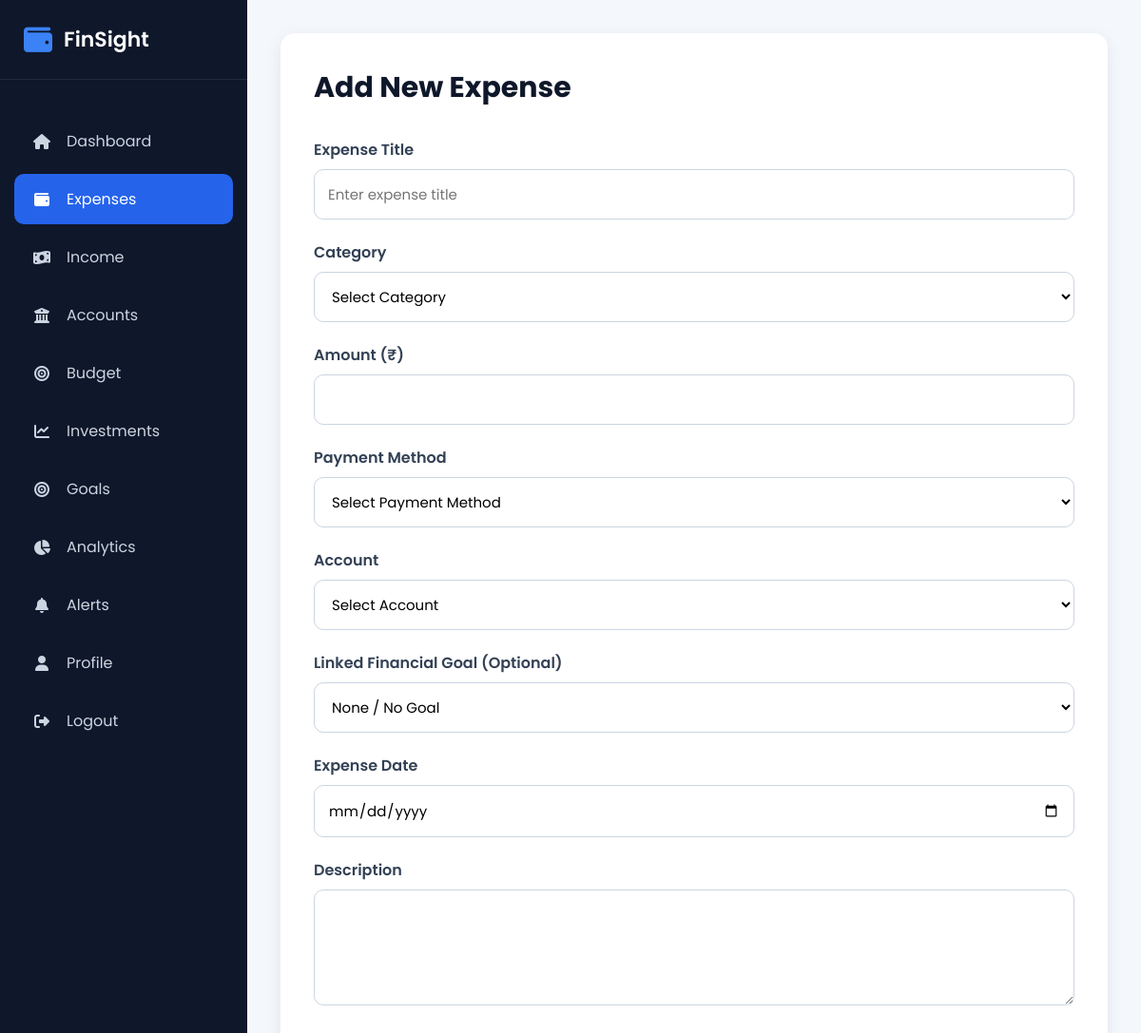
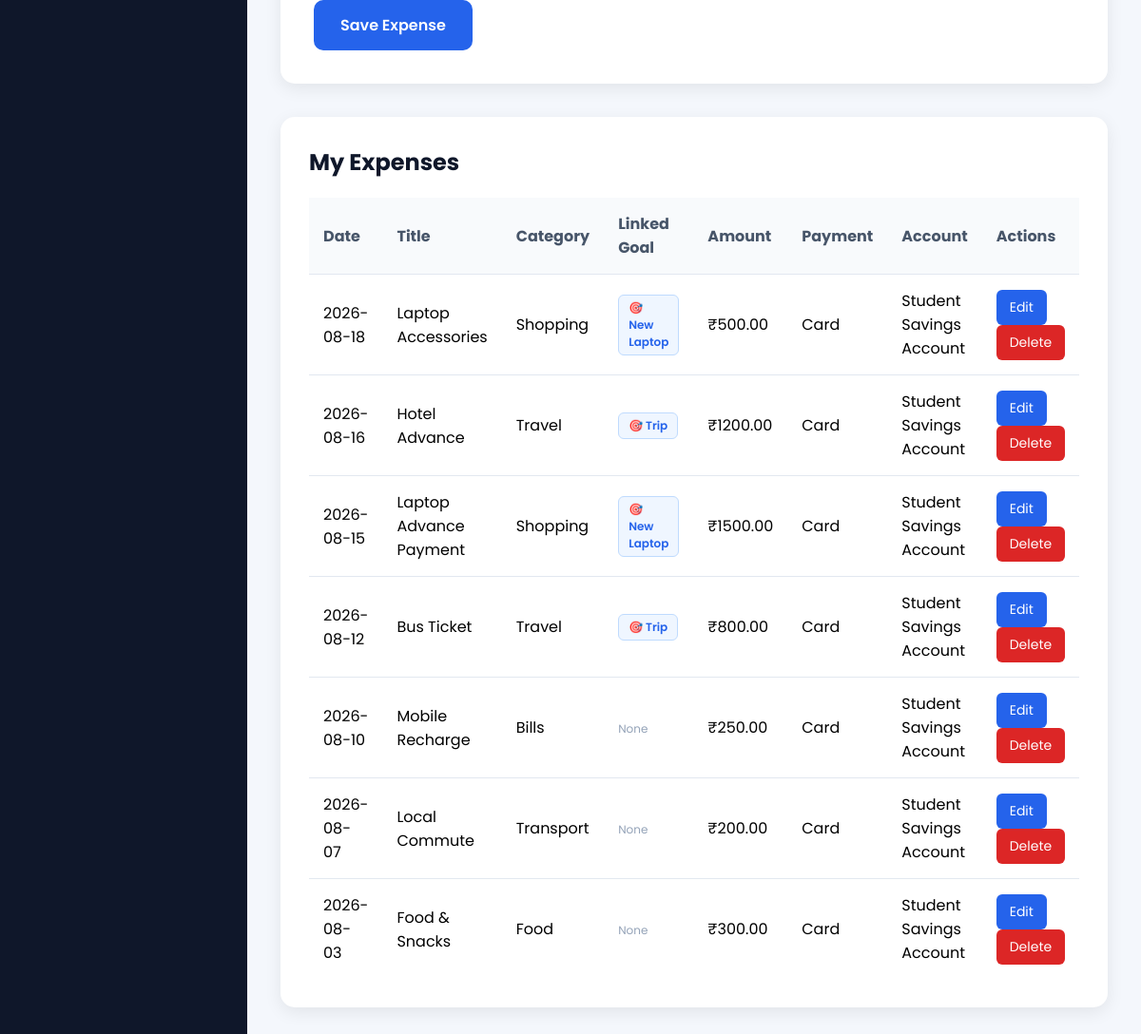
The page /expenses (signed in) on the database as committed earlier (2 pictures, top to bottom).
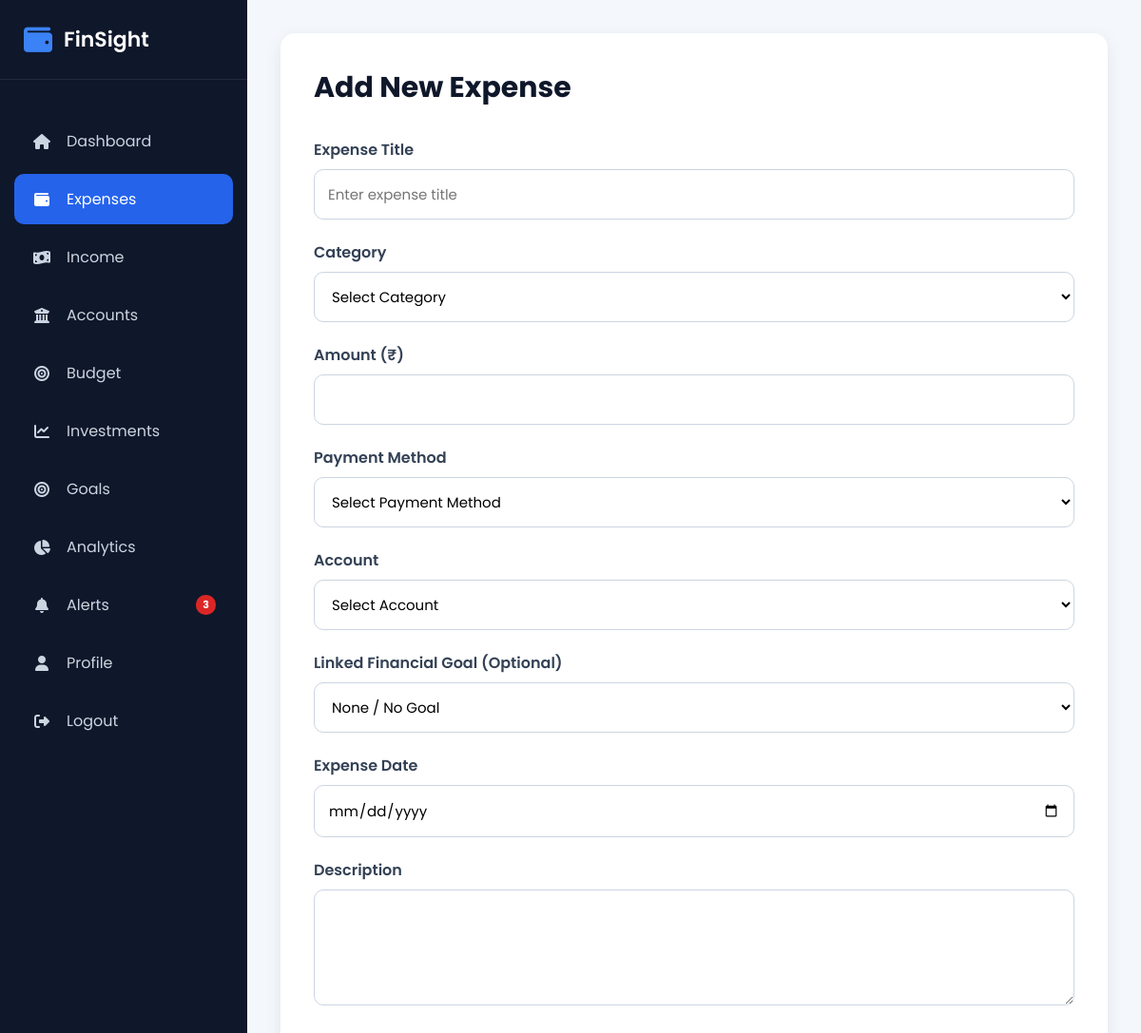
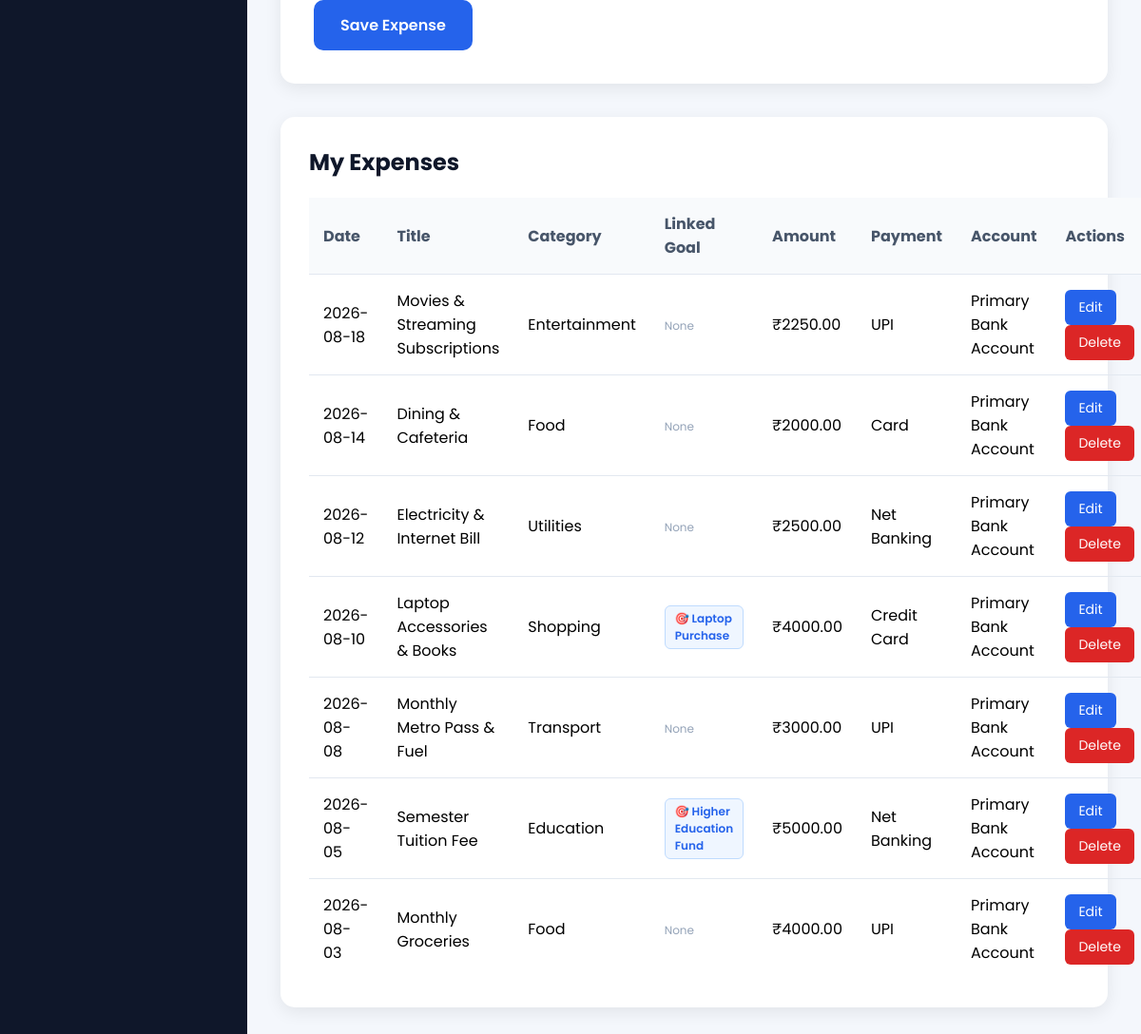
The same page on the database as committed later (2 pictures, top to bottom).
### models/expense.py (models this page shows, shortened)
class Expense(db.Model):
    __tablename__ = "expenses"
    id = db.Column(db.Integer, primary_key=True)
    title = db.Column(
        db.String(100),
        nullable=False
    )
    category = db.Column(
        db.String(50),
        nullable=False
    )
    amount = db.Column(
        db.Float,
        nullable=False
    )
    payment_method = db.Column(
        db.String(30),
        nullable=False
    )
    account_id = db.Column(
        db.Integer,
        db.ForeignKey("accounts.id"),
        nullable=False
    )
    expense_date = db.Column(
        db.Date,
        nullable=False
    )
    description = db.Column(
        db.Text
    )
    created_at = db.Column(
        db.DateTime,
        default=datetime.utcnow
    )
    updated_at = db.Column(
        db.DateTime,
        default=datetime.utcnow,
        onupdate=datetime.utcnow
    )
    user_id = db.Column(
        db.Integer,
        db.ForeignKey("users.id"),
        nullable=False
    )
    goal_id = db.Column(
        db.Integer,
        db.ForeignKey("goals.id"),
        nullable=True
    )
    account = db.relationship(
        "Account",
        back_populates="expenses"
    )
    goal = db.relationship(
        "Goal",
        back_populates="expenses"
    )

### models/goal.py (models this page shows, shortened)
class Goal(db.Model):
    __tablename__ = "goals"
    id = db.Column(
        db.Integer,
        primary_key=True
    )
    goal_name = db.Column(
        db.String(100),
        nullable=False
    )
    goal_type = db.Column(
        db.String(50),
        nullable=False
    )
    target_amount = db.Column(
        db.Float,
        nullable=False,
        default=0
    )
    current_amount = db.Column(
        db.Float,
        nullable=False,
        default=0
    )
    target_date = db.Column(
        db.Date,
        nullable=False
    )
    category = db.Column(
        db.String(50),
        nullable=False
    )
    priority = db.Column(
        db.String(20),
        nullable=False,
        default="Medium"
    )
    status = db.Column(
        db.String(30),
        nullable=False,
        default="In Progress"
    )
    notes = db.Column(
        db.Text
    )
    created_at = db.Column(
        db.DateTime,
        default=datetime.utcnow
    )
    updated_at = db.Column(
        db.DateTime,
        default=datetime.utcnow,
        onupdate=datetime.utcnow
    )
    user_id = db.Column(
        db.Integer,
        db.ForeignKey("users.id"),
        nullable=False
    )
    expenses = db.relationship(
        "Expense",
        back_populates="goal",
        lazy=True
    )

### models/account.py (models this page shows, shortened)
class Account(db.Model):
    __tablename__ = "accounts"
    id = db.Column(db.Integer, primary_key=True)
    account_name = db.Column(
        db.String(100),
        nullable=False
    )
    account_type = db.Column(
        db.String(50),
        nullable=False
    )
    balance = db.Column(
        db.Float,
        nullable=False,
        default=0
    )
    description = db.Column(
        db.Text
    )
    created_at = db.Column(
        db.DateTime,
        default=datetime.utcnow
    )
    user_id = db.Column(
        db.Integer,
        db.ForeignKey("users.id"),
        nullable=False
    )
    expenses = db.relationship(
        "Expense",
        back_populates="account",
        cascade="all, delete-orphan",
        lazy=True
    )

### routes/expense.py (the view, shortened to what this page needs)
@expense.route("/expenses", methods=["GET", "POST"])
@login_required
def expenses():
    accounts = Account.query.filter_by(
        user_id=current_user.id
    ).all()
    goals = Goal.query.filter_by(
        user_id=current_user.id
    ).all()
    expenses_list = Expense.query.filter_by(
        user_id=current_user.id
    ).order_by(
        Expense.expense_date.desc()
    ).all()
    return render_template(
        "expenses.html",
        expenses=expenses_list,
        accounts=accounts,
        goals=goals
    )

### app.py (called while the page is built)
@login_manager.user_loader
def load_user(user_id):
    return User.query.get(int(user_id))

@app.context_processor
def inject_global_vars():
    if current_user.is_authenticated:
        unread_count = FinancialAlert.query.filter_by(user_id=current_user.id, is_read=False).count()
        return dict(unread_alerts_count=unread_count)
    return dict(unread_alerts_count=0)

### templates/expenses.html (shortened to what this page needs)
{% extends "layout.html" %}
{% block css %}
<link rel="stylesheet" href="{{ url_for('static', filename='css/expense.css') }}">
{% endblock %}
{% block content %}
<div class="expense-container">
    <div class="expense-form">
        <h2>Add New Expense</h2>
        <form method="POST">
            <div class="form-group">
                <label>Expense Title</label>
                <input type="text" name="title" placeholder="Enter expense title" required>
            </div>
            <div class="form-group">
                <label>Category</label>
                <select name="category" required>
                    <option value="">Select Category</option>
                </select>
            </div>
            <div class="form-group">
                <label>Amount (₹)</label>
                <input type="number" name="amount" step="0.01" required>
            </div>
            <div class="form-group">
                <label>Payment Method</label>
                <select name="payment_method" required>
                    <option value="">Select Payment Method</option>
                </select>
            </div>
            <div class="form-group">
                <label>Account</label>
                <select name="account_id" required>
                    <option value="">Select Account</option>
                </select>
            </div>
            <div class="form-group">
                <label>Linked Financial Goal (Optional)</label>
                <select name="goal_id">
                    <option value="none">None / No Goal</option>
                </select>
            </div>
            <div class="form-group">
                <label>Expense Date</label>
                <input type="date" name="expense_date" required>
            </div>
            <div class="form-group">
                <label>Description</label>
                <textarea name="description" rows="4"></textarea>
            </div>
            <button type="submit" class="btn-save">
                Save Expense
            </button>
        </form>
    </div>
</div>
<div class="expense-table">
    <h2>My Expenses</h2>
    <table>
        <thead>
            <tr>
                <th>Date</th>
                <th>Title</th>
                <th>Category</th>
                <th>Linked Goal</th>
                <th>Amount</th>
                <th>Payment</th>
                <th>Account</th>
                <th>Actions</th>
            </tr>
        </thead>
        <tbody>
            {% if expenses %}
                {% for expense in expenses %}
                <tr>
                    <td>{{ expense.expense_date }}</td>
                    <td>{{ expense.title }}</td>
                    <td>{{ expense.category }}</td>
                    <td>
                        {% if expense.goal %}
                            <span style="background: #EFF6FF; color: #2563EB; padding: 4px 10px; border-radius: 6px; font-weight: 600; font-size: 12px; border: 1px solid #BFDBFE; display: inline-block;">
                                🎯 {{ expense.goal.goal_name }}
                            </span>
                        {% else %}
                            <span style="color: #94A3B8; font-size: 12px;">None</span>
                        {% endif %}
                    </td>
                    <td>₹{{ "%.2f"|format(expense.amount) }}</td>
                    <td>{{ expense.payment_method }}</td>
                    <td>{{ expense.account.account_name }}</td>
                    <td>
                        <a href="{{ url_for('expense.edit_expense', id=expense.id) }}"
                           class="edit-btn">
                            Edit
                        </a>
                        <a href="{{ url_for('expense.delete_expense', id=expense.id) }}"
                           class="delete-btn"
                           onclick="return confirm('Are you sure you want to delete this expense?')">
                            Delete
                        </a>
                    </td>
                </tr>
                {% endfor %}
            {% else %}
                <tr>
                    <td colspan="8" class="no-data">
                        No expenses added yet.
                    </td>
                </tr>
            {% endif %}
        </tbody>
    </table>
</div>
{% endblock %}

### templates/layout.html (shortened to what this page needs)
<!DOCTYPE html>
<html lang="en">
<head>
    <link rel="stylesheet" href="{{ url_for('static', filename='css/layout.css') }}">
    {% block css %}{% endblock %}
    <link rel="stylesheet"
          href="https://cdnjs.cloudflare.com/ajax/libs/font-awesome/6.7.2/css/all.min.css">
</head>
<body>
<div class="wrapper">
    <aside class="sidebar">
        <a href="{{ url_for('dashboard') }}" class="logo">
            <i class="fa-solid fa-wallet"></i>
            <h2>FinSight</h2>
        </a>
        <ul class="menu">
            <li>
                <a href="{{ url_for('dashboard') }}" class="{% if request.endpoint == 'dashboard' %}active{% endif %}">
                    <i class="fa-solid fa-house"></i>
                    <span>Dashboard</span>
                </a>
            </li>
            <li>
                <a href="{{ url_for('expense.expenses') }}" class="{% if request.endpoint and request.endpoint.startswith('expense') %}active{% endif %}">
                    <i class="fa-solid fa-wallet"></i>
                    <span>Expenses</span>
                </a>
            </li>
            <li>
                <a href="{{ url_for('income.incomes') }}" class="{% if request.endpoint and request.endpoint.startswith('income') %}active{% endif %}">
                    <i class="fa-solid fa-money-bill-wave"></i>
                    <span>Income</span>
                </a>
            </li>
            <li>
                <a href="{{ url_for('account.accounts') }}" class="{% if request.endpoint and request.endpoint.startswith('account') %}active{% endif %}">
                    <i class="fa-solid fa-building-columns"></i>
                    <span>Accounts</span>
                </a>
            </li>
            <li>
                <a href="{{ url_for('budget.budgets') }}" class="{% if request.endpoint and request.endpoint.startswith('budget') %}active{% endif %}">
                    <i class="fa-solid fa-bullseye"></i>
                    <span>Budget</span>
                </a>
            </li>
            <li>
                <a href="{{ url_for('investment.investments') }}" class="{% if request.endpoint and request.endpoint.startswith('investment') %}active{% endif %}">
                    <i class="fa-solid fa-chart-line"></i>
                    <span>Investments</span>
                </a>
            </li>
            <li>
                <a href="{{ url_for('goal.goals') }}" class="{% if request.endpoint and request.endpoint.startswith('goal') %}active{% endif %}">
                    <i class="fa-solid fa-bullseye"></i>
                    <span>Goals</span>
                </a>
            </li>
            <li>
                <a href="{{ url_for('analytics.analytics') }}" class="{% if request.endpoint and request.endpoint.startswith('analytics') %}active{% endif %}">
                    <i class="fa-solid fa-chart-pie"></i>
                    <span>Analytics</span>
                </a>
            </li>
            <li>
                <a href="{{ url_for('alert.alerts') }}" class="{% if request.endpoint and request.endpoint.startswith('alert') %}active{% endif %}">
                    <i class="fa-solid fa-bell"></i>
                    <span>Alerts</span>
                    {% if unread_alerts_count and unread_alerts_count > 0 %}
                        <span style="margin-left: auto; background: #DC2626; color: #fff; font-size: 11px; font-weight: 700; padding: 2px 7px; border-radius: 10px;">{{ unread_alerts_count }}</span>
                    {% endif %}
                </a>
            </li>
            <li>
                <a href="{{ url_for('profile.view_profile') }}" class="{% if request.endpoint and request.endpoint.startswith('profile') %}active{% endif %}">
                    <i class="fa-solid fa-user"></i>
                    <span>Profile</span>
                </a>
            </li>
            <li>
                <a href="{{ url_for('auth.logout') }}">
                    <i class="fa-solid fa-right-from-bracket"></i>
                    <span>Logout</span>
                </a>
            </li>
        </ul>
    </aside>
    <div class="main-content">
        <div class="content">
            {% block content %}
            {% endblock %}
        </div>
    </div>
</div>
</body>
</html>

### static/css/layout.css (style rules this page uses)
* { margin:0; padding:0; box-sizing:border-box; font-family:'Poppins',sans-serif; }
body { background:#f4f7fc; }
.wrapper { display:flex; min-height:100vh; }
.sidebar { width:260px; background:#0F172A; color:white; display:flex; flex-direction:column; position:fixed; left:0; top:0; bottom:0; }
.logo { display:flex; align-items:center; gap:12px; padding:25px; border-bottom:1px solid rgba(255,255,255,.08); }
.logo i { font-size:30px; color:#3B82F6; }
.logo h2 { font-size:22px; font-weight:600; color:white; }
.logo { text-decoration:none; color:white; }
.menu { list-style:none; margin-top:30px; }
.menu li { margin:8px 15px; }
.menu a { color:#CBD5E1; text-decoration:none; display:flex; align-items:center; gap:15px; padding:14px 18px; border-radius:10px; transition:.3s; }
.menu i { width:22px; text-align:center; }
.menu a.active { background:#2563EB; color:white; }
.menu a.active i { color:white; }
.main-content { margin-left:260px; width:calc(100% - 260px); }
.content { padding:35px; }

### static/css/expense.css (style rules this page uses)
.expense-container { max-width:900px; margin:0 auto; }
.expense-form { background:#fff; padding:35px; border-radius:15px; box-shadow:0 5px 18px rgba(0,0,0,.08); }
.expense-form h2 { margin-bottom:30px; color:#0F172A; font-size:30px; }
.form-group { margin-bottom:22px; }
.form-group label { display:block; margin-bottom:8px; font-weight:600; color:#334155; }
.form-group input, .form-group select, .form-group textarea { width:100%; padding:14px; border:1px solid #CBD5E1; border-radius:10px; font-size:15px; outline:none; transition:.3s; background:#fff; }
.form-group textarea { resize:vertical; }
.btn-save { background:#2563EB; color:#fff; border:none; padding:14px 28px; border-radius:10px; font-size:16px; font-weight:600; cursor:pointer; transition:.3s; }
.expense-table { margin-top:35px; background:#fff; padding:30px; border-radius:15px; box-shadow:0 5px 18px rgba(0,0,0,.08); }
.expense-table h2 { margin-bottom:20px; color:#0F172A; }
.expense-table table { width:100%; border-collapse:collapse; }
.expense-table th { background:#F8FAFC; padding:15px; text-align:left; color:#475569; }
.expense-table td { padding:15px; border-top:1px solid #E2E8F0; }
.delete-btn { display:inline-block; padding:8px 14px; background:#dc2626; color:#fff; text-decoration:none; border-radius:6px; font-size:14px; }
.edit-btn { display:inline-block; padding:8px 14px; background:#2563eb; color:#fff; text-decoration:none; border-radius:6px; margin-right:8px; font-size:14px; }

Rows that differ between the two databases and show on the page:
removed Expense: expense_date "2026-08-15", title "Laptop Advance Payment", category "Shopping", goal.goal_name "New Laptop", amount "1500.00", payment_method "Card", account.account_name "Student Savings Account"
removed Expense: expense_date "2026-08-10", title "Mobile Recharge", category "Bills", shows "None", amount "250.00", payment_method "Card", account.account_name "Student Savings Account"
removed Expense: expense_date "2026-08-07", title "Local Commute", category "Transport", shows "None", amount "200.00", payment_method "Card", account.account_name "Student Savings Account"
removed Expense: expense_date "2026-08-03", title "Food & Snacks", category "Food", shows "None", amount "300.00", payment_method "Card", account.account_name "Student Savings Account"
added Expense: expense_date "2026-08-18", title "Movies & Streaming Subscriptions", category "Entertainment", shows "None", amount "2250.00", payment_method "UPI", account.account_name "Primary Bank Account"
changed Expense "Card": expense_date "2026-08-12" → "2026-08-14"; title "Bus Ticket" → "Dining & Cafeteria"; category "Travel" → "Food"; amount "800.00" → "2000.00"; account.account_name "Student Savings Account" → "Primary Bank Account"; goal.goal_name "Trip" → (not shown); text "🎯" → "None"; moves up the list
added Expense: expense_date "2026-08-12", title "Electricity & Internet Bill", category "Utilities", shows "None", amount "2500.00", payment_method "Net Banking", account.account_name "Primary Bank Account"
changed Expense: expense_date "2026-08-16" → "2026-08-10"; title "Hotel Advance" → "Laptop Accessories & Books"; category "Travel" → "Shopping"; goal.goal_name "Trip" → "Laptop Purchase"; amount "1200.00" → "4000.00"; payment_method "Card" → "Credit Card"; account.account_name "Student Savings Account" → "Primary Bank Account"; moves down the list
added Expense: expense_date "2026-08-08", title "Monthly Metro Pass & Fuel", category "Transport", shows "None", amount "3000.00", payment_method "UPI", account.account_name "Primary Bank Account"
added Expense: expense_date "2026-08-05", title "Semester Tuition Fee", category "Education", goal.goal_name "Higher Education Fund", amount "5000.00", payment_method "Net Banking", account.account_name "Primary Bank Account"
changed Expense: expense_date "2026-08-18" → "2026-08-03"; title "Laptop Accessories" → "Monthly Groceries"; category "Shopping" → "Food"; amount "500.00" → "4000.00"; payment_method "Card" → "UPI"; account.account_name "Student Savings Account" → "Primary Bank Account"; goal.goal_name "New Laptop" → (not shown); text "🎯" → "None"
Other text that changed with them:
{{ unread_alerts_count }}: (not shown) → "3"
